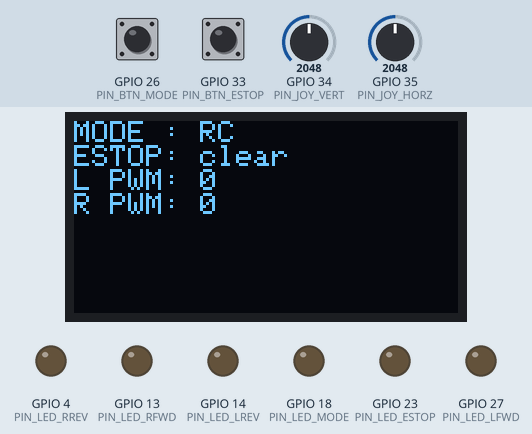
Simulated run of this sketch. Board: ESP32. Parts: 128×64 one-colour display, output pins drawn as LEDs (lit = HIGH). Inputs (shaded band) come from the test bench; at power-on: GPIO 26 (PIN_BTN_MODE) HIGH, GPIO 33 (PIN_BTN_ESTOP) HIGH, GPIO 34 (PIN_JOY_VERT) = 2048, GPIO 35 (PIN_JOY_HORZ) = 2048. What the sketch prints to the serial monitor is not drawn.

Above: at 1.2 s.
1.3 s: GPIO 26 (PIN_BTN_MODE) pulled LOW for 0.15 s
At 2.7 s:
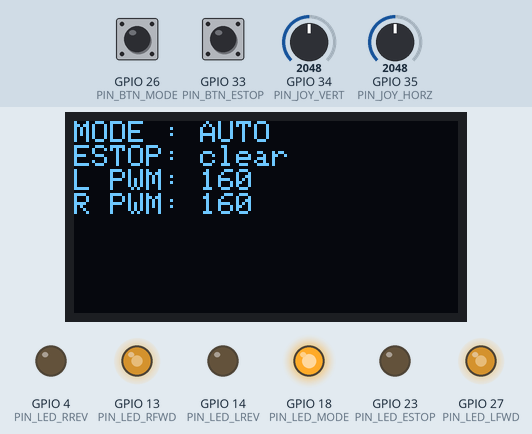
4.4 s: GPIO 33 (PIN_BTN_ESTOP) pulled LOW for 0.15 s
At 5.5 s:
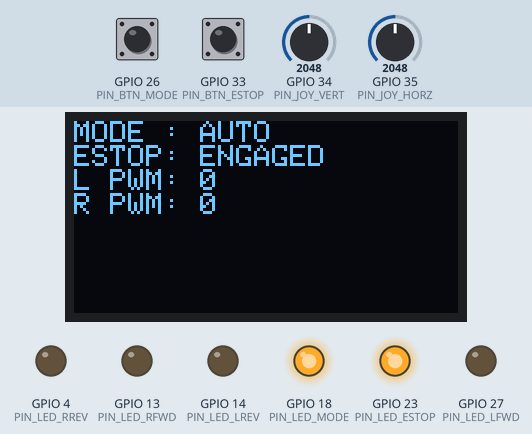
6.0 s: GPIO 26 (PIN_BTN_MODE) pulled LOW for 1 s
At 6.5 s:
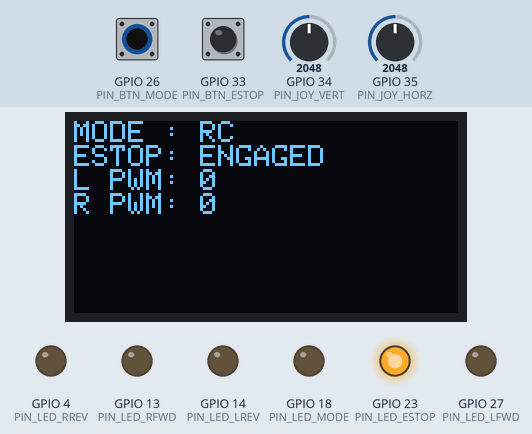
8.5 s: GPIO 33 (PIN_BTN_ESTOP) pulled LOW for 1 s
At 8.8 s:
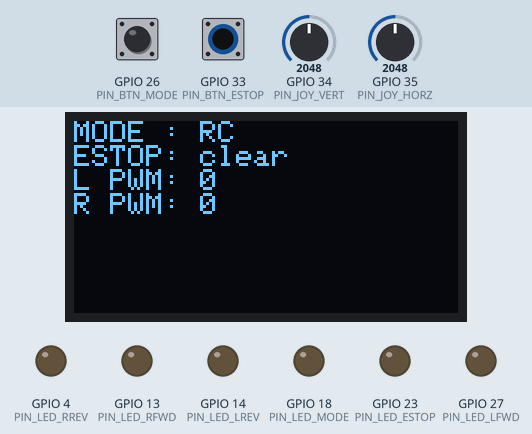
11.0 s: GPIO 34 (PIN_JOY_VERT) set to 2866
At 12.2 s:
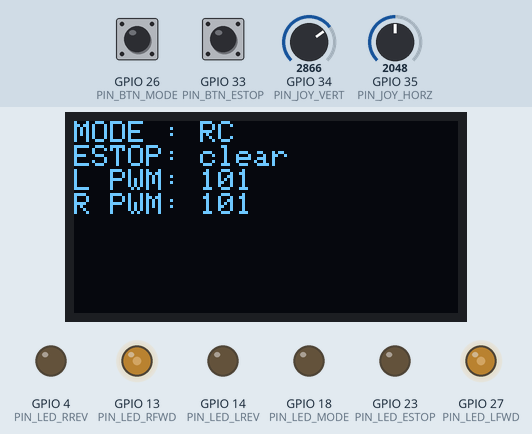
12.5 s: GPIO 35 (PIN_JOY_HORZ) set to 2866
At 13.9 s:
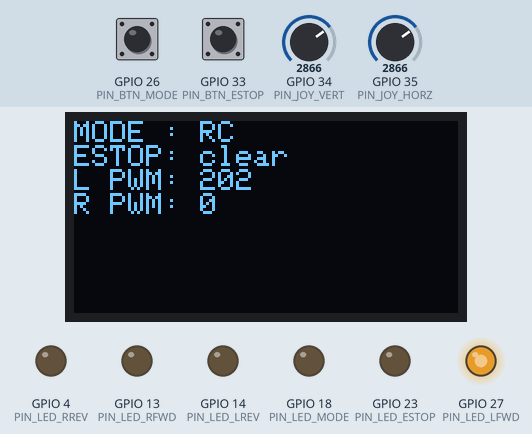
Timing chart, 0 to 15.0 s (numbered marks = the images above; inputs shaded):
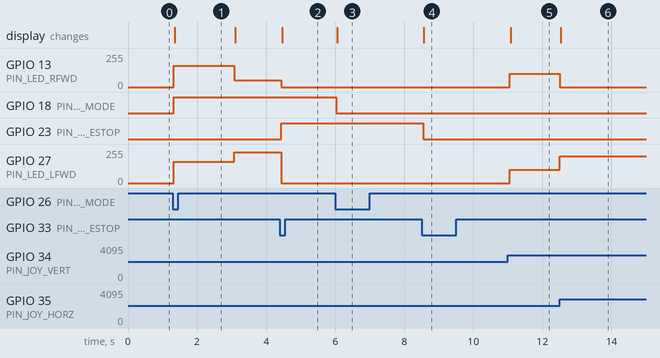

The sketch:

rc_controller.ino
```cpp
/*
 * Climbing robot - robot-side RC receiver / motor controller
 * ESP32 sketch, simulated in Wokwi.
 *
 * See the repository README for the overall design and what this file
 * simulates vs proposes.
 *
 * WHAT THIS DEMONSTRATES LIVE:
 *   - Arcade-drive mixing (throttle + turn -> left/right PWM)
 *   - Mode arbitration: the SAME mixing/motor-drive path handles both a
 *     human joystick command (RC mode) and a canned command sequence that
 *     stands in for the autonomous coverage-planner's output (AUTO mode)
 *   - A hardware-priority E-stop gate applied last, unconditionally, after
 *     mixing and after mode selection -- so nothing upstream can bypass it
 *
 * WHAT THIS DOES NOT SIMULATE (proposed, not built -- said up front):
 *   - The actual wireless link (ESP-NOW). Wokwi can't simulate two
 *     wirelessly-linked boards talking to each other in one project, so the
 *     joystick here stands in for "a command packet has just arrived".
 *   - The watchdog that detects a LOST radio link. signalTimedOut() below
 *     is a stub showing exactly where that check plugs into the same
 *     safety gate as the E-stop -- see README.
 *   - A real L298N/H-bridge + DC motors. Wokwi has no OFFICIAL built-in
 *     motor-driver part -- only community custom chips exist for that
 *     (e.g. drf5n/Wokwi-Chip-L298N), and those require their compiled chip
 *     source to be bundled inside the project or they render as "Missing
 *     chip Breakout". Rather than depend on an external chip that isn't
 *     part of this project, the two motor channels are represented by four
 *     PWM-driven LEDs -- one forward + one reverse indicator per side,
 *     brightness = PWM duty cycle -- which uses only official Wokwi parts
 *     and is 100% reliable. The control logic driving them (arcade mixing,
 *     mode mux, E-stop gate) is identical either way; only the physical
 *     actuator visualisation changed.
 */

#define ENABLE_OLED 1

#if ENABLE_OLED
  #include <Wire.h>
  #include <Adafruit_GFX.h>
  #include <Adafruit_SSD1306.h>
  Adafruit_SSD1306 display(128, 64, &Wire, -1);
#endif

// ---------------- Pin map (Wokwi ESP32 wiring) ----------------
const int PIN_JOY_VERT  = 34; // throttle, ADC1_CH6, input-only pin
const int PIN_JOY_HORZ  = 35; // turn,     ADC1_CH7, input-only pin
const int PIN_BTN_ESTOP = 33; // press to toggle E-stop latch
const int PIN_BTN_MODE  = 26; // press to toggle RC <-> AUTONOMOUS

// Motor channels are represented as PWM-driven LED pairs (forward/reverse
// indicator per side) rather than a real H-bridge -- see header comment.
const int PIN_LED_LFWD = 27; // left motor, forward direction, brightness = |PWM|
const int PIN_LED_LREV = 14; // left motor, reverse direction, brightness = |PWM|
const int PIN_LED_RFWD = 13; // right motor, forward direction, brightness = |PWM|
const int PIN_LED_RREV = 4;  // right motor, reverse direction, brightness = |PWM|

const int PIN_LED_MODE  = 18; // lit = AUTONOMOUS, off = RC
const int PIN_LED_ESTOP = 23; // lit = E-stop engaged (or watchdog tripped)

const uint32_t PWM_FREQ = 20000; // 20 kHz -- above audible range on a real driver, avoids whine
const uint8_t  PWM_RES  = 8;     // 8-bit duty cycle, 0..255

// ---------------- Shared command struct -------------------------------
// Deliberately the SAME struct a real ESP-NOW packet would carry, so the
// motor-control code below never needs to know whether a command came
// over the air or from the autonomous planner (see README).
struct RCCommand {
  int16_t throttle; // -255..255
  int16_t turn;     // -255..255
  uint8_t mode;     // 0 = RC, 1 = AUTONOMOUS
  uint8_t estop;    // 1 = engaged
};

bool modeIsAuto     = false;
bool estopLatched   = false;
bool lastEstopBtn   = false;
bool lastModeBtn    = false;

// In the real system this is updated every time a verified ESP-NOW packet
// arrives, and signalTimedOut() returns true once ~300ms have passed with
// no fresh packet -- protecting against a robot coasting on a stale command
// if the link drops mid-climb. Not wireless here, so always "fresh".
unsigned long lastPacketMs = 0;
bool signalTimedOut() {
  return false; // real: return millis() - lastPacketMs > 300;
}

RCCommand readJoystickAsRC() {
  int rawV = analogRead(PIN_JOY_VERT); // 0..4095
  int rawH = analogRead(PIN_JOY_HORZ);
  RCCommand c;
  c.throttle = map(rawV, 0, 4095, -255, 255);
  c.turn     = map(rawH, 0, 4095, -255, 255);
  if (abs(c.throttle) < 12) c.throttle = 0; // deadzone: centred stick reads exactly 0
  if (abs(c.turn) < 12) c.turn = 0;
  c.mode  = 0;
  c.estop = 0; // estop is OR'd in by the caller, independent of source
  lastPacketMs = millis();
  return c;
}

RCCommand autonomousDemoCommand() {
  // Canned stand-in for Task 2's Gazebo coverage-planner output: forward,
  // then a gentle arc, repeating. Proves the mixing/motor path is source-
  // agnostic -- the exact point Section 7 of the design doc makes.
  unsigned long t = millis() % 6000;
  RCCommand c;
  if (t < 3000) { c.throttle = 160; c.turn = 0;  }
  else          { c.throttle = 140; c.turn = 90; }
  c.mode  = 1;
  c.estop = 0;
  return c;
}

// Drives one motor channel as a forward/reverse LED pair: brightness is the
// PWM magnitude, only one of the pair is ever lit at a time. Same signal
// shape (0..255 duty cycle) a real H-bridge's PWM enable line would carry.
void driveMotor(int fwdPin, int revPin, int speedSigned) {
  int mag = constrain(abs(speedSigned), 0, 255);
  if (speedSigned >= 0) {
    ledcWrite(fwdPin, mag);
    ledcWrite(revPin, 0);
  } else {
    ledcWrite(fwdPin, 0);
    ledcWrite(revPin, mag);
  }
}

void applyCommand(RCCommand cmd) {
  int left  = constrain(cmd.throttle + cmd.turn, -255, 255);
  int right = constrain(cmd.throttle - cmd.turn, -255, 255);

  // ---- SAFETY GATE ----
  // Always last, always unconditional. Nothing above this line -- not the
  // mixing, not the mode mux -- can put a nonzero value on the motors once
  // either check trips. This ordering is the actual design point being
  // demonstrated, not just the code that happens to run.
  bool safetyTripped = (cmd.estop == 1) || signalTimedOut();
  if (safetyTripped) {
    left = 0;
    right = 0;
  }

  driveMotor(PIN_LED_LFWD, PIN_LED_LREV, left);
  driveMotor(PIN_LED_RFWD, PIN_LED_RREV, right);

  digitalWrite(PIN_LED_MODE, cmd.mode == 1 ? HIGH : LOW);
  digitalWrite(PIN_LED_ESTOP, safetyTripped ? HIGH : LOW);

#if ENABLE_OLED
  display.clearDisplay();
  display.setCursor(0, 0);
  display.print("MODE : "); display.println(cmd.mode == 1 ? "AUTO" : "RC");
  display.print("ESTOP: "); display.println(safetyTripped ? "ENGAGED" : "clear");
  display.print("L PWM: "); display.println(left);
  display.print("R PWM: "); display.println(right);
  display.display();
#endif

  Serial.printf("mode=%s estop=%d L=%d R=%d\n",
                cmd.mode == 1 ? "AUTO" : "RC ", safetyTripped ? 1 : 0, left, right);
}

void setup() {
  Serial.begin(115200);

  pinMode(PIN_BTN_ESTOP, INPUT_PULLUP);
  pinMode(PIN_BTN_MODE,  INPUT_PULLUP);
  pinMode(PIN_LED_MODE,  OUTPUT);
  pinMode(PIN_LED_ESTOP, OUTPUT);

  // arduino-esp32 core 3.x LEDC API: attach directly to a pin, no manual
  // channel bookkeeping (older core used ledcSetup()+ledcAttachPin()).
  ledcAttach(PIN_LED_LFWD, PWM_FREQ, PWM_RES);
  ledcAttach(PIN_LED_LREV, PWM_FREQ, PWM_RES);
  ledcAttach(PIN_LED_RFWD, PWM_FREQ, PWM_RES);
  ledcAttach(PIN_LED_RREV, PWM_FREQ, PWM_RES);

#if ENABLE_OLED
  Wire.begin(21, 22);
  if (!display.begin(SSD1306_SWITCHCAPVCC, 0x3C)) {
    Serial.println("SSD1306 init failed -- continuing on Serial output only");
  }
  display.setTextSize(1);
  display.setTextColor(SSD1306_WHITE);
#endif

  Serial.println("Climbing robot RC receiver -- simulation boot OK");
  Serial.println("Blue button = toggle RC/AUTO mode. Red button = toggle E-stop.");
}

void loop() {
  // Edge-triggered so a held button doesn't rapid-toggle.
  bool estopBtn = (digitalRead(PIN_BTN_ESTOP) == LOW);
  if (estopBtn && !lastEstopBtn) {
    estopLatched = !estopLatched; // real hardware: a latching E-stop switch
  }
  lastEstopBtn = estopBtn;

  bool modeBtn = (digitalRead(PIN_BTN_MODE) == LOW);
  if (modeBtn && !lastModeBtn) {
    modeIsAuto = !modeIsAuto; // real system: this flag arrives inside the RC packet
  }
  lastModeBtn = modeBtn;

  RCCommand cmd = modeIsAuto ? autonomousDemoCommand() : readJoystickAsRC();
  cmd.mode  = modeIsAuto ? 1 : 0;
  cmd.estop = estopLatched ? 1 : 0; // E-stop always wins, independent of source

  applyCommand(cmd);

  delay(50); // ~20 Hz loop, matches the assumed 50 Hz transmit rate order-of-magnitude
}
```

Measured:
- after the input at 1.3 s, GPIO 13 (PIN_LED_RFWD): 0/255 → 159/255 at once, → 50/255 1.7 s later; GPIO 18 (PIN_LED_MODE): LOW → HIGH at once; GPIO 27 (PIN_LED_LFWD): 0/255 → 159/255 at once, → 229/255 1.7 s later; the display: changes after 0.05 s (image 1)
- after the input at 4.4 s, GPIO 13 (PIN_LED_RFWD): 50/255 → 0/255 at once; GPIO 23 (PIN_LED_ESTOP): LOW → HIGH at once; GPIO 27 (PIN_LED_LFWD): 229/255 → 0/255 at once; the display: changes after 0.06 s (image 2)
- after the input at 6.0 s, GPIO 18 (PIN_LED_MODE): HIGH → LOW at once; the display: changes after 0.06 s (image 3)
- after the input at 8.5 s, GPIO 23 (PIN_LED_ESTOP): HIGH → LOW at once; the display: changes after 0.07 s (image 4)
- after the input at 11.0 s, GPIO 13 (PIN_LED_RFWD), GPIO 27 (PIN_LED_LFWD): 0/255 → 101/255 after 0.05 s; the display: changes after 0.08 s (image 5)
- after the input at 12.5 s, GPIO 13 (PIN_LED_RFWD): 101/255 → 0/255 at once; GPIO 27 (PIN_LED_LFWD): 101/255 → 201/255 at once; the display: changes at once (image 6)
